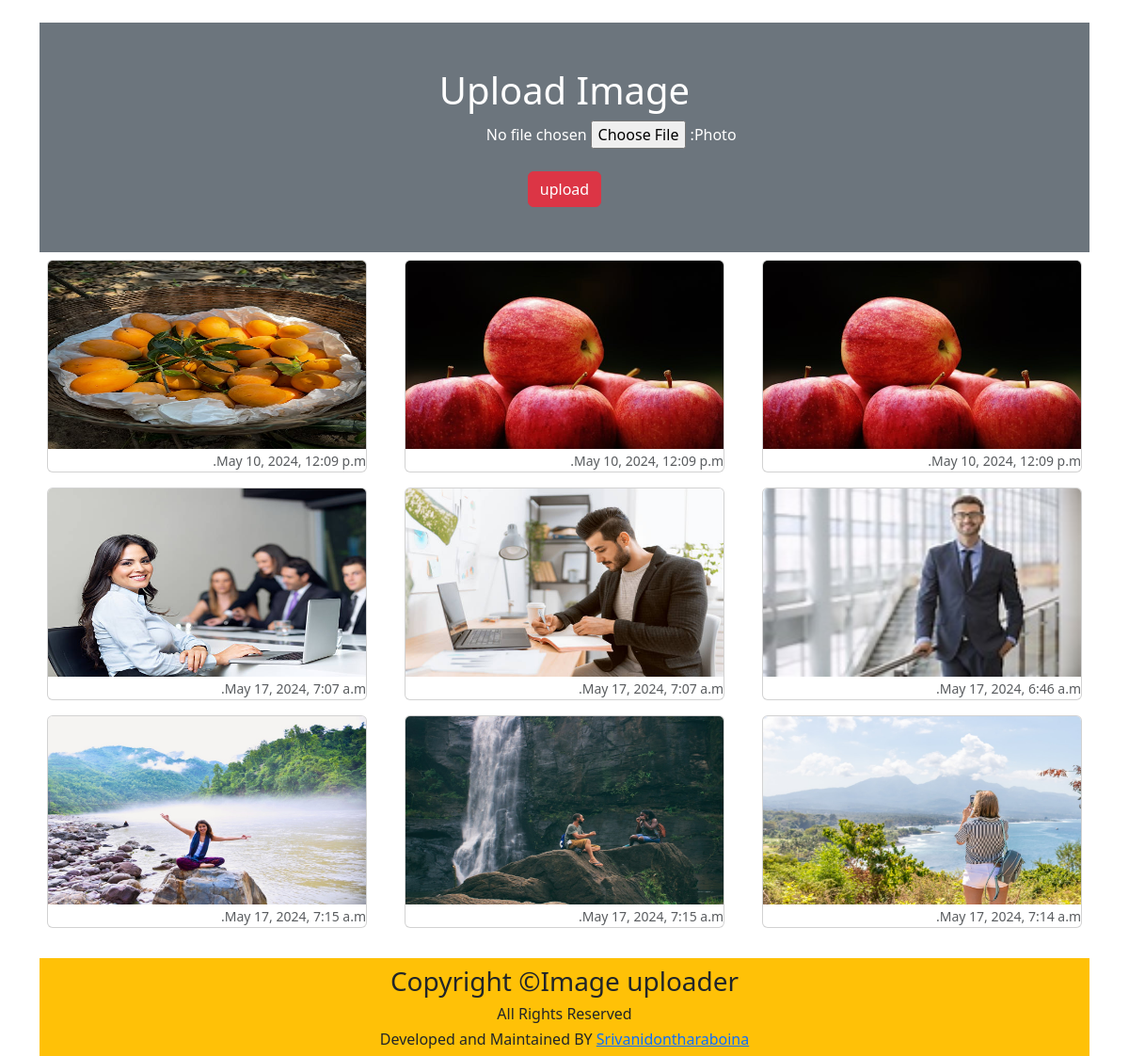
The page / on the database its author committed.
### app/models.py (models this page shows)
class Image(models.Model):
    photo=models.ImageField(upload_to="myimage")
    date=models.DateTimeField(auto_now_add=True)

### app/views.py (the view)
# urls.py: path('',views.home),
def home(request):
    if request.method=="POST":
        form=ImageForm(request.POST,request.FILES)
        if form.is_valid():
            form.save()
    img=Image.objects.all()
    form=ImageForm()
    return render(request,'home.html',{'form':form,'img':img})

### app/forms.py
class ImageForm(forms.ModelForm):
    class Meta:
        model=Image
        fields='__all__'

### templates/home.html (shortened to what this page needs)
<!doctype html>
<html lang="ar" dir="rtl">
  <head>
    <link rel="stylesheet" href="https://cdn.jsdelivr.net/npm/bootstrap@5.3.3/dist/css/bootstrap.rtl.min.css">
  </head>
  <body>
    <div class="container mt-4">
      <div class="p-5 text-center bg-secondary text-white">
        <h1>Upload Image</h1>
        <form action="" method="post" enctype="multipart/form-data">
          {{form}}
          <input type="submit" class="btn btn-danger mt-4" value="upload">
        </form>
      </div>
      <div class="row">
        {% for x in img %}
           <div class="col-md-4">
            <div class="card m-2">
              <img src="{{x.photo.url}}" alt="" class="card-img-top" height="200px">
              <div>
                <small class="text-muted">{{x.date}}</small>
              </div>
            </div>
           </div>
        {% endfor %}
      </div>
      <footer class="text-center bg-warning mt-4">
        <div>
            <div class="row">
                <div class="col mt-2">
                    <h3>Copyright &copy;Image uploader</h3>
                    <h6>All Rights Reserved</h6>
                    <h6>Developed and Maintained BY <a href="Srivanidontharaboina">Srivanidontharaboina</a></h6>
                </div>
            </div>
        </div>
    </footer>
    </div>
  </body>
</html>

### rows shown on the page
Image: photo (picture), date "May 10, 2024, 12:09 p.m."
Image: photo (picture), date "May 10, 2024, 12:09 p.m."
Image: photo (picture), date "May 10, 2024, 12:09 p.m."
Image: photo (picture), date "May 17, 2024, 6:46 a.m."
Image: photo (picture), date "May 17, 2024, 7:07 a.m."
Image: photo (picture), date "May 17, 2024, 7:07 a.m."
Image: photo (picture), date "May 17, 2024, 7:14 a.m."
Image: photo (picture), date "May 17, 2024, 7:15 a.m."
Image: photo (picture), date "May 17, 2024, 7:15 a.m."
